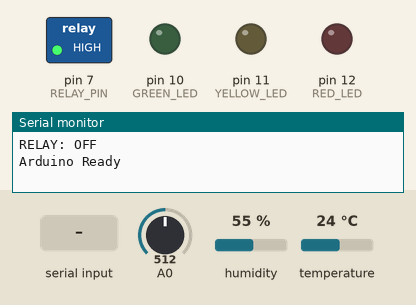
Simulated run of this sketch. Board: Arduino Uno, built with avr-gcc and run on an emulated ATmega328P. On the bench: switched loads named in the sketch (green lamp = pin HIGH), output pins drawn as LEDs (lit = HIGH), the last lines printed to the serial monitor. The test bench sets the inputs (shaded band); at power-on: A0 = 512, temperature 24 °C, humidity 55 %.

Above: at 1.2 s.
1.3 s: A0 set to 55
6.5 s: A0 set to 43
At 11.2 s:
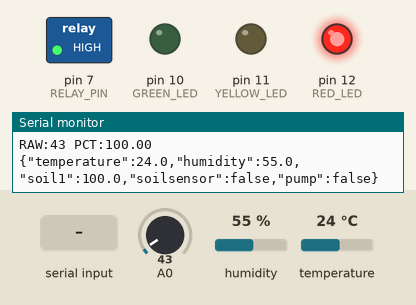
11.5 s: "PUMP:1\n" received over the second serial link
At 12.7 s:
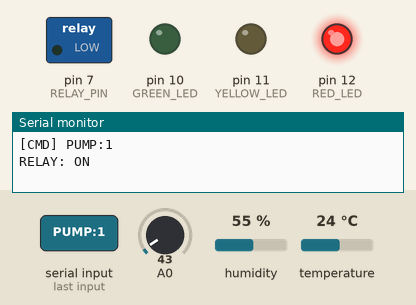
13.0 s: A0 set to 60
At 16.2 s:
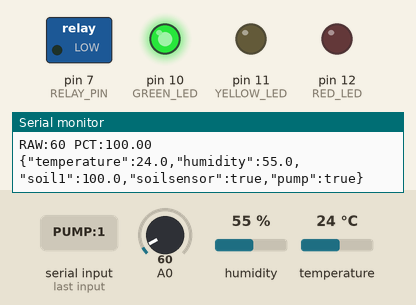
16.5 s: temperature set to 6 °C
21.2 s: temperature set to 3 °C
At 26.4 s:
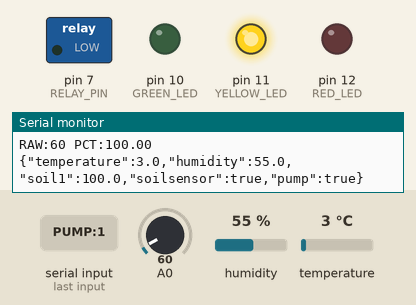
Timing chart, 0 to 27.5 s (numbered marks = the images above; inputs shaded):
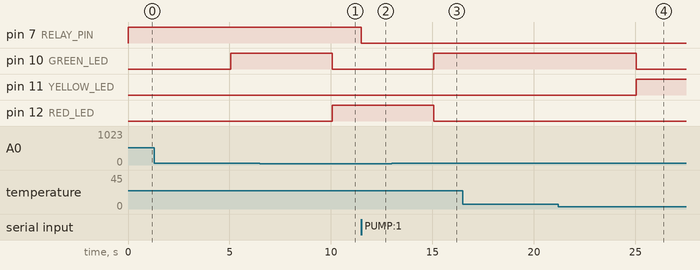

Measured:
- the behaviour switches between 50 and 49 on A0 (found by bisection; images 0 and 1)
- the behaviour switches between 5 and 4 °C on temperature (found by bisection; images 3 and 4)
- after the input at 6.5 s, pin 10 (GREEN_LED): HIGH → LOW after 3.6 s; pin 12 (RED_LED): LOW → HIGH after 3.6 s
- after the input at 11.5 s, pin 7 (RELAY_PIN): HIGH → LOW at once
- after the input at 13.0 s, pin 10 (GREEN_LED): LOW → HIGH after 2.1 s; pin 12 (RED_LED): HIGH → LOW after 2.1 s
- after the input at 21.2 s, pin 10 (GREEN_LED): HIGH → LOW after 3.9 s; pin 11 (YELLOW_LED): LOW → HIGH after 3.9 s

The sketch:

Arduino_Uno.ino
```cpp
#include <DHT.h>
#include <SoftwareSerial.h>

#define DHTPIN 2
#define DHTTYPE DHT11
#define SOIL1 A0
#define RELAY_PIN 7
#define GREEN_LED 10
#define YELLOW_LED 11
#define RED_LED 12

SoftwareSerial espSerial(3, 4);
DHT dht(DHTPIN, DHTTYPE);

#define SOIL_DRY_VALUE 1023
#define SOIL_WET_VALUE 300

bool websiteControlled = true;
bool websitePumpCommand = false;
float moistureThresholdPct = 40.0;

float tempMin = 5.0, tempMax = 50.0;
float humMin = 10.0, humMax = 99.0;

float prevPct1 = -1.0;

unsigned long lastSendTime = 0;
const unsigned long SEND_INTERVAL = 5000;

float rawToMoisturePct(int raw) {
    raw = constrain(raw, SOIL_WET_VALUE, SOIL_DRY_VALUE);
    float pct = (float)(SOIL_DRY_VALUE - raw) /
                (float)(SOIL_DRY_VALUE - SOIL_WET_VALUE) * 100.0;
    return constrain(pct, 1.0, 100.0);
}

int stableAnalogRead(int pin) {
    analogRead(pin);
    delay(10);
    long sum = 0;
    for (int i = 0; i < 5; i++) {
        sum += analogRead(pin);
        delay(5);
    }
    return (int)(sum / 5);
}

void applyPump(bool on) {
    digitalWrite(RELAY_PIN, on ? LOW : HIGH);
    Serial.println(on ? "RELAY: ON" : "RELAY: OFF");
}

void readCommands() {
    while (espSerial.available()) {
        String cmd = espSerial.readStringUntil('\n');
        cmd.trim();
        if (cmd.length() == 0) continue;

        Serial.print("[CMD] "); Serial.println(cmd);

        if (cmd == "PUMP:1") {
            websitePumpCommand = true;
            if (websiteControlled) applyPump(true);
        }
        else if (cmd == "PUMP:0") {
            websitePumpCommand = false;
            if (websiteControlled) applyPump(false);
        }
        else if (cmd == "MODE:WEB") {
            websiteControlled = true;
            applyPump(websitePumpCommand);
            Serial.println("[MODE] Website control");
        }
        else if (cmd == "MODE:LOCAL") {
            websiteControlled = false;
            Serial.println("[MODE] Local control");
        }
    }
}

void setup() {
    Serial.begin(9600);
    espSerial.begin(9600);
    dht.begin();

    pinMode(RELAY_PIN, OUTPUT);
    pinMode(GREEN_LED, OUTPUT);
    pinMode(YELLOW_LED, OUTPUT);
    pinMode(RED_LED, OUTPUT);

    applyPump(false);
    Serial.println("Arduino Ready");
}

void loop() {
    readCommands();

    if (millis() - lastSendTime >= SEND_INTERVAL) {
        lastSendTime = millis();

        int rawSoil1 = stableAnalogRead(SOIL1);
        float soilPct1 = rawToMoisturePct(rawSoil1);

        float temp = dht.readTemperature();
        float hum = dht.readHumidity();

        bool sensorErr = false;
        bool outOfRange = false;
        bool soilOk = true;

        if (isnan(temp) || isnan(hum)) {
            sensorErr = true;
            temp = 0; hum = 0;
        }

        bool v1 = (rawSoil1 >= 50 && rawSoil1 <= 1020);
        if (!v1) { soilOk = false; sensorErr = true; }

        if (prevPct1 >= 0 && abs(soilPct1 - prevPct1) > 30.0) {
            v1 = false; sensorErr = true;
        }
        prevPct1 = soilPct1;

        if (!sensorErr) {
            if (temp < tempMin || temp > tempMax ||
                hum < humMin || hum > humMax) {
                outOfRange = true;
            }
        }

        if (!websiteControlled) {
            applyPump(v1 && soilPct1 < moistureThresholdPct);
        }

        bool pumpNow = (digitalRead(RELAY_PIN) == LOW);

        if (sensorErr) { digitalWrite(RED_LED,HIGH); digitalWrite(YELLOW_LED,LOW); digitalWrite(GREEN_LED,LOW); }
        else if (outOfRange) { digitalWrite(RED_LED,LOW); digitalWrite(YELLOW_LED,HIGH); digitalWrite(GREEN_LED,LOW); }
        else { digitalWrite(RED_LED,LOW); digitalWrite(YELLOW_LED,LOW); digitalWrite(GREEN_LED,HIGH); }

        Serial.print("RAW:"); Serial.print(rawSoil1);
        Serial.print(" PCT:"); Serial.println(soilPct1);


        String json = "{";
        json += "\"temperature\":" + String(temp, 1) + ",";
        json += "\"humidity\":" + String(hum, 1) + ",";
        json += "\"soil1\":" + String(soilPct1, 1) + ",";
        json += "\"soilsensor\":" + String(soilOk ? "true" : "false") + ",";
        json += "\"pump\":" + String(pumpNow ? "true" : "false");
        json += "}";

        espSerial.println(json);
        Serial.println(json);

        readCommands();
    }
}
```
